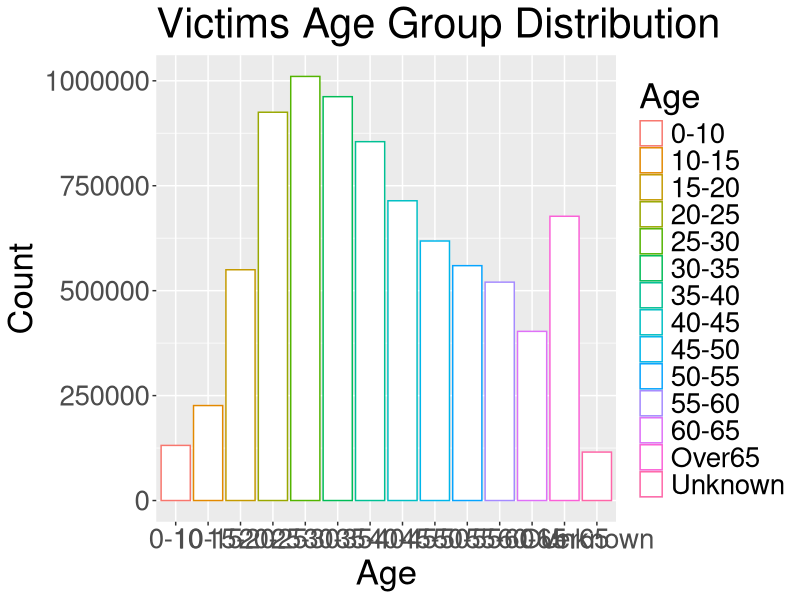
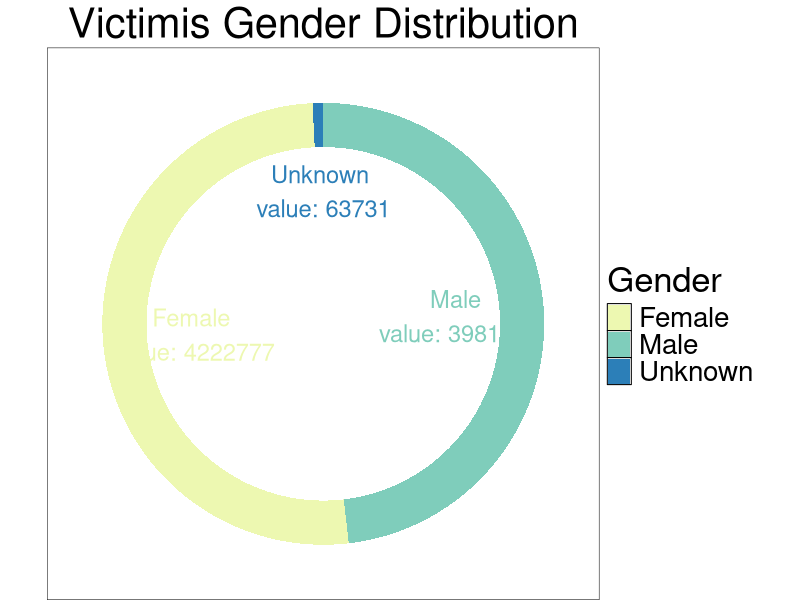
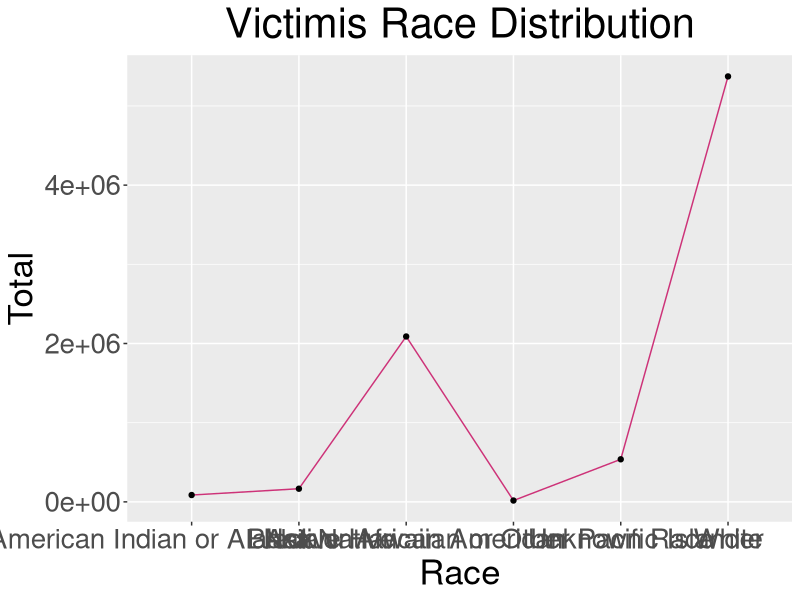
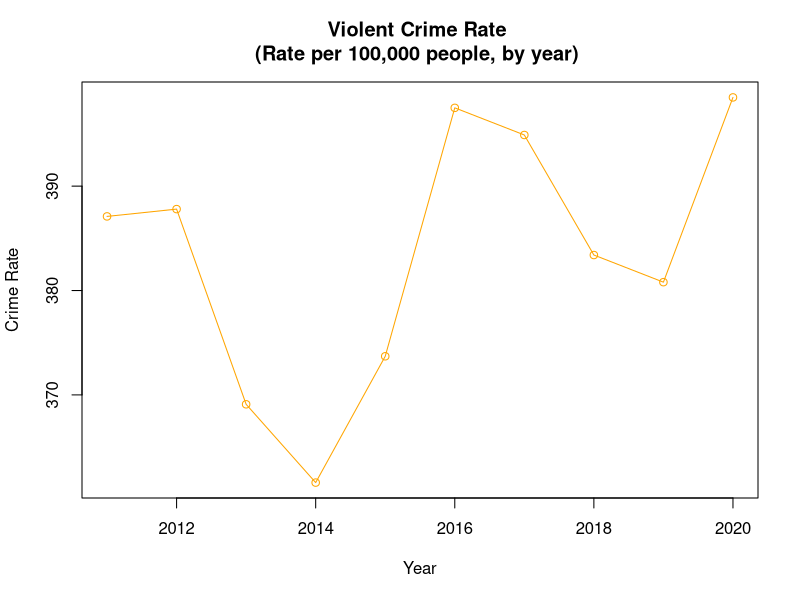

These figures' R source, in order:
library(tidyverse)
library(data.table)
library(stats)
library(ggplot2)
library(GGally)
library(ROSE)
####____________________________________________READING AND CLEANING THE DATA-------------------------------------########
#read the age data
age_data = read_csv("Victims_Age_by_Offense_Category_2021.csv")

#####cleaning age data######

#Column names
ColNames = colnames(age_data); ColNames
#Number of rows and columns before cleaning
NumColumns = ncol(age_data ); NumColumns
NumRows = nrow(age_data); NumRows
# ##rename the columns
colnames(age_data)[which(names(age_data) == "Under10")] = "0-10"
colnames(age_data)[which(names(age_data) == "Under15")] = "10-15"
colnames(age_data)[which(names(age_data) == "Under20")] = "15-20"
colnames(age_data)[which(names(age_data) == "Under25")] = "20-25"
colnames(age_data)[which(names(age_data) == "Under30")] = "25-30"
colnames(age_data)[which(names(age_data) == "Under35")] = "30-35"
colnames(age_data)[which(names(age_data) == "Under40")] = "35-40"
colnames(age_data)[which(names(age_data) == "Under45")] = "40-45"
colnames(age_data)[which(names(age_data) == "Under50")] = "45-50"
colnames(age_data)[which(names(age_data) == "Under55")] = "50-55"
colnames(age_data)[which(names(age_data) == "Under60")] = "55-60"
colnames(age_data)[which(names(age_data) == "Under65")] = "60-65"
colnames(age_data)[which(names(age_data) == "Unknown\nAge")] = "Unknown Age"
#delete the total row
age_data = age_data[-c(2,8), ]
#delete unwanted column
drop = c("Total")
age_data = age_data[,!(names(age_data) %in% drop)]
##check if there are Nan values
anyNA(age_data)
#find any dupliactes in  the data
sum_of_duplicates=sum(duplicated(age_data));sum_of_duplicates
# structure id the dataset
str(age_data)
#summary statistics of the clean data
lapply(age_data,summary) 


#read the race data
race_data = read_csv("Victims_Race_by_Offense_Category_2021.csv")
#####cleaning race data######
#Column names
ColNames = colnames(race_data); ColNames
##rename the columns
colnames(race_data)[which(names(race_data) == "Black\nor African\nAmerican")] = "Black or African American"
colnames(race_data)[which(names(race_data) == "American\nIndian or\nAlaska Native")] = "American Indian or Alaska Native"
colnames(race_data)[which(names(race_data) == "Native\nHawaiian or\nOther Pacific\nIslander")] = "Native Hawaiian or Other Pacific Islander"
colnames(race_data)[which(names(race_data) == "Unknown\nRace")] = "Unknown Race"
colnames(race_data)[which(names(race_data) == "Offense Category")] = "Offense"
#delete the total row
race_data = race_data[-c(2,8), ]
#delete unwanted column
drop = c("Total")
race_data = race_data[,!(names(race_data) %in% drop)]
##check if there are Nan values
anyNA(race_data)
#find any dupliactes in  the data
sum_of_duplicates=sum(duplicated(race_data));sum_of_duplicates
# structure id the dataset
str(race_data)
#summary statistics of the clean data
lapply(race_data,summary) 


#read the gender data
gender_data = read_csv("Victims_Sex_by_Offense_Category_2021.csv")
#######cleaning gender data#########
#Column names
ColNames = colnames(gender_data); ColNames
#rename the column
colnames(gender_data)[which(names(gender_data) == "Unknown\nSex")] = "Unknown"
colnames(gender_data)[which(names(gender_data) == "Offense Category")] = "Offense"
#delete the total row
gender_data = gender_data[-c(2,8), ]
#delete unwanted column
drop = c("Total")
gender_data = gender_data[,!(names(gender_data) %in% drop)]
##check if there are Nan values
anyNA(gender_data)
#find any dupliactes in  the data
sum_of_duplicates=sum(duplicated(gender_data));sum_of_duplicates
# structure id the dataset
str(gender_data)
#summary statistics of the clean data
lapply(gender_data,summary) 

###-------------------------------------------DATA VISUALIZATION-------------------------------#####
##GRAPH FOR AGE
age_chart_data = data.frame(t(age_data[1,]))
age_chart_data = data.frame(cbind(rownames(age_chart_data)[2:15], (age_chart_data[2:15,])))
colnames(age_chart_data) = c("Age", "Total")
#data type
age_chart_data$Total = as.integer(age_chart_data$Total)  
ggplot(age_chart_data, aes(x=Age, y=Total, color=Age)) +
  geom_bar(stat="identity", fill="white")+
  labs(title = "Victims Age Group Distribution", x = "Age", y="Count")+
  theme(text=element_text(size=25))

#GRAPH FOR GENDER
gender_chart_data = data.frame(t(gender_data[1,]))
gender_chart_data = data.frame(cbind(rownames(gender_chart_data)[2:4], (gender_chart_data[2:4,])))
colnames(gender_chart_data) = c("Gender", "Total")

#data type
gender_chart_data$Total = as.integer(gender_chart_data$Total)  
#compute data for pie chart
gender_chart_data$fraction = gender_chart_data$Total / sum(gender_chart_data$Total)
# Compute the cumulative percentages (top of each rectangle)
gender_chart_data$ymax = cumsum(gender_chart_data$fraction)
# Compute the bottom of each rectangle
gender_chart_data$ymin = c(0, head(gender_chart_data$ymax, n=-1))
# Compute label position
gender_chart_data$labelPosition = (gender_chart_data$ymax + gender_chart_data$ymin) / 2
# Compute a good label
gender_chart_data$label = paste0(gender_chart_data$Gender, "\n value: ", gender_chart_data$Total)

# Make the plot
ggplot(gender_chart_data, aes(ymax=ymax, ymin=ymin, xmax=4, xmin=3, fill=Gender)) +
  geom_rect() +
  geom_text( x=2, aes(y=labelPosition, label=label, color=Gender), size=6) + # x here controls label position (inner / outer)
  scale_fill_brewer(palette=16) +
  scale_color_brewer(palette=16) +
  coord_polar(theta="y") +
  xlim(c(-1, 4)) +
  theme_void() +
  theme(plot.title = element_text(hjust = 0.5))+
  theme(text=element_text(size=25))+
  labs(title = "Victimis Gender Distribution")+
  theme(panel.background = element_rect(fill = "white"))

#GRAPH FOR RACE
race_chart_data = data.frame(t(race_data[1,]))
race_chart_data = data.frame(cbind(rownames(race_chart_data)[2:7], (race_chart_data[2:7,])))
colnames(race_chart_data) = c("Race", "Total")
#data type
race_chart_data$Total = as.integer(race_chart_data$Total)  
ggplot(data=race_chart_data, aes(x=Race, y=Total, group=1)) +
  geom_line(color = "violetred3")+
  geom_point()+
  theme(plot.title = element_text(hjust = 0.5))+
  theme(text=element_text(size=25))+
  labs(title = "Victimis Race Distribution")

victims_data = read_csv("victims_crime_data_yearly.csv")
plot(victims_data,type = "o", col = "orange", xlab = "Year", ylab = "Crime Rate",
     main = "Violent Crime Rate \n(Rate per 100,000 people, by year) ")
